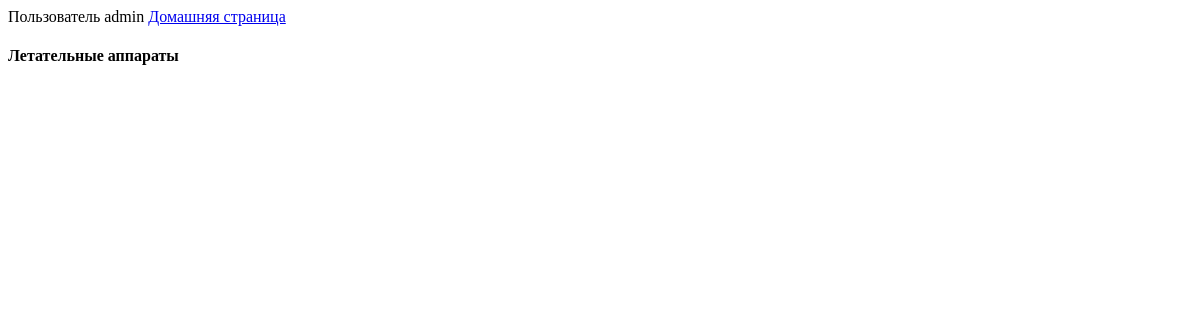
Before: /profile/ (signed in) with the older database file.
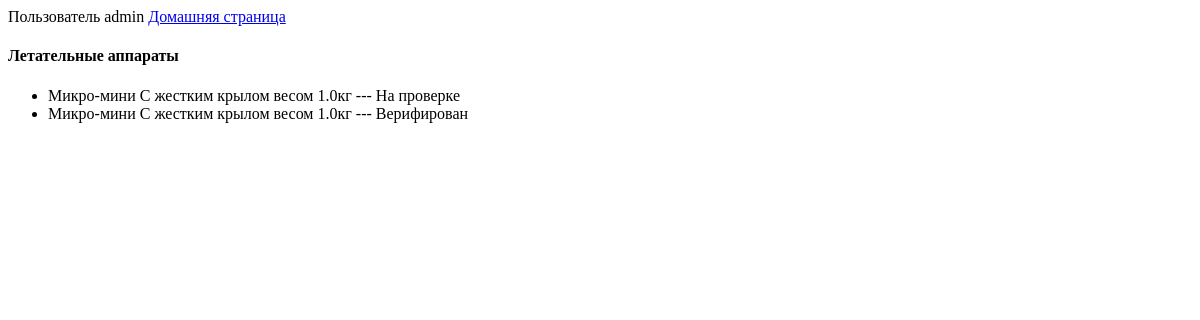
After: the same page with the newer database file.
### regBAS/models.py (models this page shows, shortened)
class Bas(models.Model):
    types = (
        ("С жестким крылом", "С жестким крылом"),
        ("С гибким крылом", "С гибким крылом"),
        ("С вращающимся крылом", "С вращающимся крылом"),
        ("С машущим крылом", "С машущим крылом"),
        ("Аэростатические", "Аэростатические")
    )
    classifications = (
        ("Микро-мини", "Микро-мини"),
        ("Лёгкий малого радиуса", "Лёгкий малого радиуса"),
        ("Лёгкий среднего радиуса", "Лёгкий среднего радиуса"),
        ("Средний", "Средний"),
        ("Средне-тяжелый", "Средне-тяжелый"),
        ("Тяжелый среднего радиуса", "Тяжелый среднего радиуса"),
        ("Тяжелый с продолжительным полетом", "Тяжелый с продолжительным полетом"),
        ("Боевой", "Боевой")
    )
    verify = (
        ("На проверке", "На проверке"),
        ("Верифирован", "Верифирован"),
        ("Отказ", "Отказ")
    )
    owner = models.ForeignKey(User, on_delete = models.CASCADE)
    type = models.CharField("Тип БПЛА", choices = types, max_length = 64)
    classification = models.CharField("Класс БПЛА", choices = classifications, max_length = 64)
    weight = models.FloatField("Вес БПЛА")
    photo = models.ImageField(upload_to='BPLA_images')
    verification = models.CharField("Статус верификации", choices = verify, max_length = 64)
    class Meta:
        verbose_name = 'БПЛА'
        verbose_name_plural = 'БПЛА'

### users/views.py (the view)
# urls.py: path('profile/', users.views.profile, name='profile'),
def profile(request):
    BPLA = rb.Bas.objects.filter(owner = request.user)
    context = {"BPLA": BPLA}
    return render(request, "users/profile.html", context)

### users/templates/users/profile.html (shortened to what this page needs)
<!DOCTYPE html>
<html lang="en">
<head>
</head>
<body>
    Пользователь {{ user.username }}
    <a href="{% url 'homepage' %}">Домашняя страница</a>
    <h4>Летательные аппараты</h4>
    <ul>
        {% for i in BPLA %}
            <li>{{ i.classification }} {{ i.type }} весом {{ i.weight }}кг   --- {{ i.verification }}</li>
        {% endfor %}
    </ul>
</body>
</html>

Changed rows visible on the page:
added Bas: classification "Микро-мини", type "С жестким крылом", weight "1.0", verification "На проверке"
added Bas: classification "Микро-мини", type "С жестким крылом", weight "1.0", verification "Верифирован"
